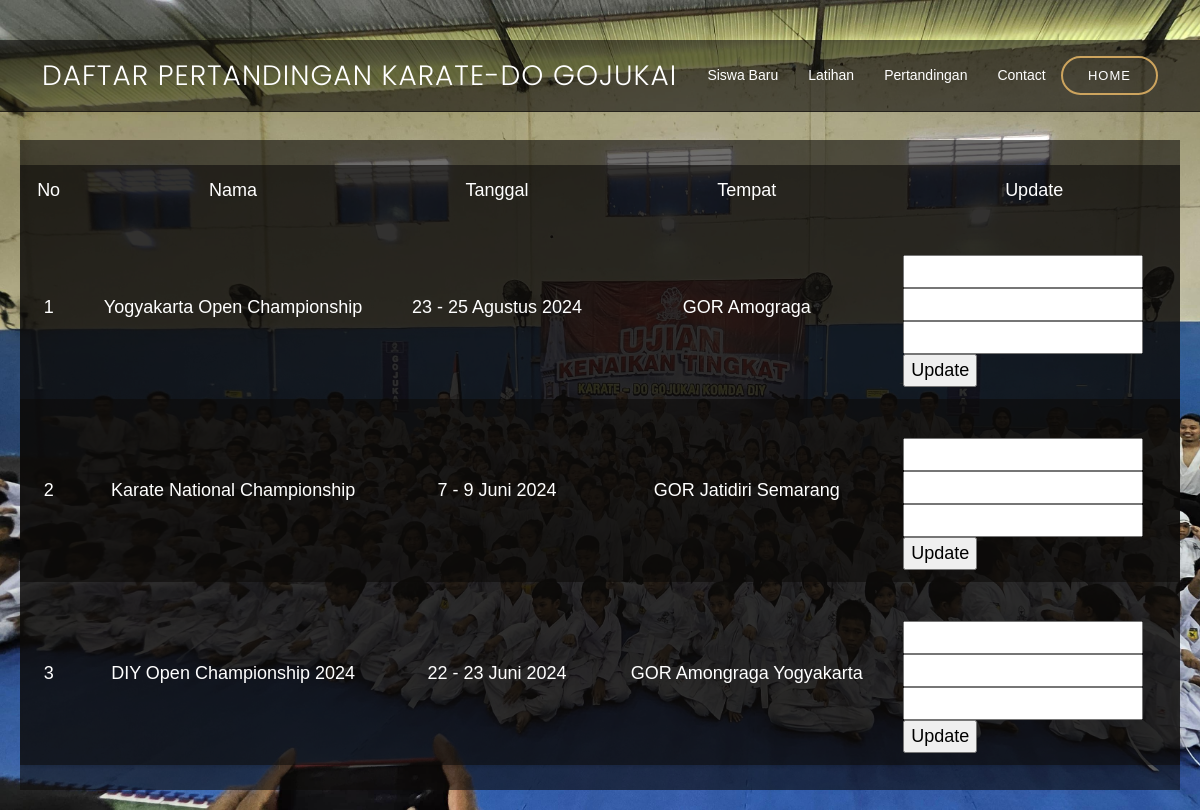
Screenshot of /daftar_pertandingan.php (signed in) with the database file from the repository.
### tables this page shows
CREATE TABLE `pertandingan` (
  `id_pertandingan` int(11) NOT NULL,
  `Nama` varchar(50) NOT NULL,
  `Tanggal` varchar(50) NOT NULL,
  `Tempat` varchar(50) NOT NULL
);

### daftar_pertandingan.php (the view, shortened to what this page needs)
<!DOCTYPE html>
<html lang="en">
<head>
  <link href="assets/vendor/animate.css/animate.min.css" rel="stylesheet">
  <link href="assets/vendor/aos/aos.css" rel="stylesheet">
  <link href="assets/vendor/bootstrap/css/bootstrap.min.css" rel="stylesheet">
  <link href="assets/vendor/bootstrap-icons/bootstrap-icons.css" rel="stylesheet">
  <link href="assets/vendor/boxicons/css/boxicons.min.css" rel="stylesheet">
  <link href="assets/vendor/glightbox/css/glightbox.min.css" rel="stylesheet">
  <link href="assets/vendor/swiper/swiper-bundle.min.css" rel="stylesheet">
  <link href="assets/css/style.css" rel="stylesheet">
</head>
<body>
  <header id="header" class="fixed-top d-flex align-items-center">
    <div class="container-fluid container-xl d-flex align-items-center justify-content-lg-between">
      <h1 class="logo me-auto me-lg-0 ">Daftar Pertandingan Karate-Do Gojukai </h1>
      <nav id="navbar" class="navbar order-last order-lg-0">
            <ul>
            <li><a class="nav-link scrollto" href="daftar_siswa.php">Siswa Baru</a></li>
            <li><a class="nav-link scrollto" href="daftar_latihan.php">Latihan</a></li>
            <li><a class="nav-link scrollto" href="daftar_pertandingan.php">Pertandingan</a></li>
            <li><a class="nav-link scrollto" href="daftar_contact.php">Contact</a></li>
            </ul>
          </nav>
      <a href="session.php" class="book-a-table-btn scrollto d-none d-lg-flex">Home</a>
    </div>
  </header>
    <br><br><br><br><br>
    <div class="table-container">
        <table>
            <thead>
                <tr class= "text-center">
                <td> No</td>
                <td> Nama</td>
                <td> Tanggal</td>
                <td> Tempat</td>
                <td> Update</td>
                </tr>
            </thead>
            <?php
                include 'koneksi.php';
                $query=mysqli_query($connection, "select * from pertandingan");
                while($data=mysqli_fetch_array($query))
                {?>
                    <tr>
                        <td class="text-center"> <?php echo $data['id_pertandingan']; ?></td>
                        <td class="text-center"> <?php echo $data['Nama']; ?></td>
                        <td class="text-center"> <?php echo $data['Tanggal']; ?></td>
                        <td class="text-center"> <?php echo $data['Tempat']; ?></td>
                        <td>
                        <form method="post" action="">
                            <input type="hidden" name="id_pertandingan" value="<?php echo $data['id_pertandingan']; ?>"><br>
                            <input type="text" name="Nama"><br>
                            <input type="text" name="Tanggal"><br>
                            <input type="text" name="Tempat"><br>
                            <input type="submit" value="Update">
                        </form>
                        </td>
            <?php
        }?>
        </table>
    </div>
</body>
</html>

### assets/css/style.css (style rules this page uses)
body { font-family: "Open Sans", sans-serif; background: #0c0b09; color: #fff; }
a { color: #cda45e; text-decoration: none; }
h1, h2, h3, h4, h5, h6 { font-family: "Playfair Display", serif; }
#header { background: rgba(12, 11, 9, 0.6); border-bottom: 1px solid rgba(12, 11, 9, 0.6); transition: all 0.5s; z-index: 997; padding: 15px 0; top: 40px; }
#header .logo { font-size: 28px; margin: 0; padding: 0; line-height: 1; font-weight: 300; letter-spacing: 1px; text-transform: uppercase; font-family: "Poppins", sans-serif; }
.book-a-table-btn { margin: 0 0 0 15px; border: 2px solid #cda45e; color: #fff; border-radius: 50px; padding: 8px 25px; text-transform: uppercase; font-size: 13px; font-weight: 500; letter-spacing: 1px; transition: 0.3s; }
.navbar { padding: 0; }
.navbar ul { margin: 0; padding: 0; display: flex; list-style: none; align-items: center; }
.navbar li { position: relative; }
.navbar a, .navbar a:focus { display: flex; align-items: center; justify-content: space-between; padding: 10px 0 10px 30px; color: #fff; white-space: nowrap; transition: 0.3s; font-size: 14px; }

### daftar_pertandingan.php (style rules this page uses)
body { font-family: Arial, sans-serif; margin: 0; padding: 20px; background-image: url('profil_karate.jpg'); background-size: cover ; background-position: relative; background-repeat: no-repeat; }
.table-container { margin: 0 auto; width: 100%; overflow-x: auto; background:rgba(12, 11, 9, 0.6); }
table { width: 100%; border-collapse: collapse; margin: 25px 0; font-size: 18px; text-align: left; box-shadow: 0 2px 3px rgba(0, 0, 0, 0.1); background: rgba(12, 11, 9, 0.6); }
th, td { padding: 12px 15px; }
tr:nth-child(even) { background: rgba(12, 11, 9, 0.6); }

### rows the page displays
pertandingan: id_pertandingan "1", Nama "Yogyakarta Open Championship", Tanggal "23 - 25 Agustus 2024", Tempat "GOR Amograga"
pertandingan: id_pertandingan "2", Nama "Karate National Championship", Tanggal "7 - 9 Juni 2024", Tempat "GOR Jatidiri Semarang"
pertandingan: id_pertandingan "3", Nama "DIY Open Championship 2024", Tanggal "22 - 23 Juni 2024", Tempat "GOR Amongraga Yogyakarta"
